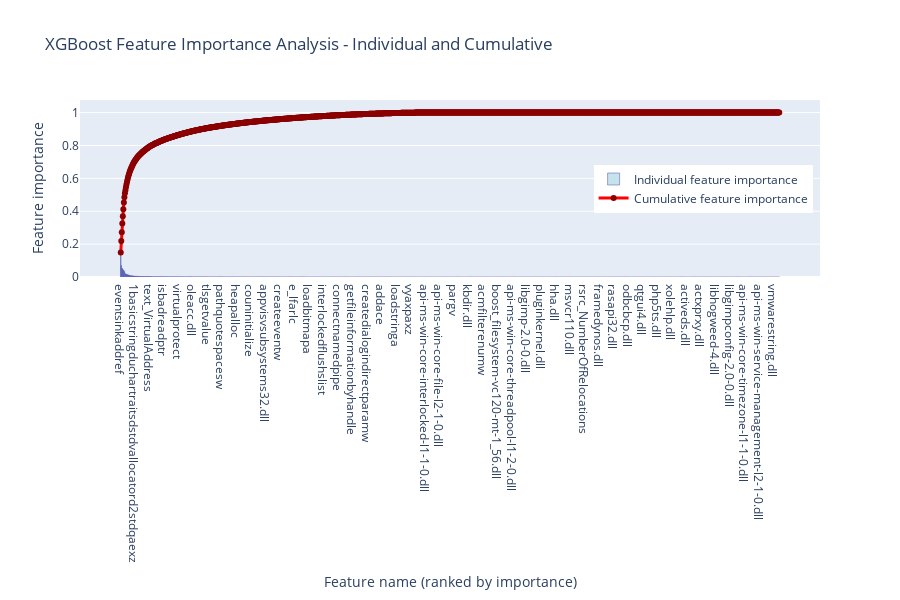

The notebook cell this image was saved under:
### Code cell
# XGBoost for Feature Selection
print("Training XGBoost for feature importance...")

# Train XGBoost with optimal parameters for feature selection
xgb_feature_selector = xgb.XGBClassifier(
    objective='multi:softprob',  # For multiclass probability output
    num_class=num_classes,
    eval_metric='mlogloss',
    n_estimators=200,
    max_depth=12,
    learning_rate=0.05,
    subsample=0.8,
    colsample_bytree=1,
    reg_lambda=0.3,
    reg_alpha=0.3,
    random_state=999,
    n_jobs=-1,
    #early_stopping_rounds=50,
    verbosity=1
)

# Handle class imbalance for feature selection
classes = np.unique(y_train)
cw = compute_class_weight(class_weight='balanced', classes=classes, y=y_train)
class_weight = dict(zip(classes, cw))
sample_weight_train = np.array([class_weight[label] for label in y_train])

xgb_feature_selector.fit(X_train, y_train, sample_weight=sample_weight_train)

# Get feature importances
feature_names = X.columns.tolist()
feature_importances = xgb_feature_selector.feature_importances_

# Create a DataFrame for better visualization
feature_importance_df = pd.DataFrame({
    'feature': feature_names,
    'importance': feature_importances
}).sort_values('importance', ascending=False)
print("\nFeature importances obtained from XGBoost.")
display(feature_importance_df)

# Create a single combined plot with individual and cumulative importance
# Calculate cumulative importance
cumsum_importance = np.cumsum(feature_importance_df['importance'].values)

# Create figure with single y-axis
fig = go.Figure()

# Add bar chart for individual feature importances
fig.add_trace(
    go.Bar(
        x=feature_importance_df['feature'].values,
        y=feature_importance_df['importance'].values,
        name='Individual feature importance',
        marker=dict(color='lightblue', line=dict(color='darkblue', width=0.5)),
        opacity=0.7,
        text=[f'{val:.4f}' for val in feature_importance_df['importance'].values],
        textposition='inside',
        textfont=dict(size=10, color='black')
    )
)

# Add line chart for cumulative importance
fig.add_trace(
    go.Scatter(
        x=feature_importance_df['feature'].values,
        y=cumsum_importance,
        mode='lines+markers',
        name='Cumulative feature importance',
        line=dict(color='red', width=3),
        marker=dict(size=6, color='darkred')
    )
)

# Update axes labels
fig.update_xaxes(title_text="Feature name (ranked by importance)")
fig.update_yaxes(title_text="Feature importance")

# Update layout
fig.update_layout(
    title_text="XGBoost Feature Importance Analysis - Individual and Cumulative",
    height=600,
    width=900,
    hovermode='x unified',
    legend=dict(
        orientation="v",
        yanchor="middle",
        y=0.5,
        xanchor="right",
        x=0.99
    )
)

fig.show()

# Print statistics about feature importance
print(f"\nTotal number of features: {len(feature_importance_df)}")
print("\nCumulative importance by number of features:")
for i in range(0, 1273, 50):
    if i <= len(feature_importance_df):
        cumsum = feature_importance_df.head(i)['importance'].sum()
        print(f"  Top {i:2d} features contribute: {cumsum:.4f} ({cumsum*100:.1f}%)")

### Figure 1 — Plotly figure (JSON) as saved in the notebook; plotly's stock layout.template omitted (floating-point values rounded to 4 significant figures; data arrays with more than 128 entries replaced by an {"elided": "..."} marker saying what was removed)
{"data": [{"marker": {"color": "lightblue", "line": {"color": "darkblue", "width": 0.5}}, "name": "Individual feature importance", "opacity": 0.7, "text": {"elided": "1271 str values"}, "textfont": {"color": "black", "size": 10}, "textposition": "inside", "type": "bar", "x": {"elided": "1271 str values"}, "y": {"elided": "1271 float values"}}, {"line": {"color": "red", "width": 3}, "marker": {"color": "darkred", "size": 6}, "mode": "lines+markers", "name": "Cumulative feature importance", "type": "scatter", "x": {"elided": "1271 str values"}, "y": {"elided": "1271 float values"}}], "layout": {"height": 600, "hovermode": "x unified", "legend": {"orientation": "v", "x": 0.99, "xanchor": "right", "y": 0.5, "yanchor": "middle"}, "title": {"text": "XGBoost Feature Importance Analysis - Individual and Cumulative"}, "width": 900, "xaxis": {"title": {"text": "Feature name (ranked by importance)"}}, "yaxis": {"title": {"text": "Feature importance"}}}}
